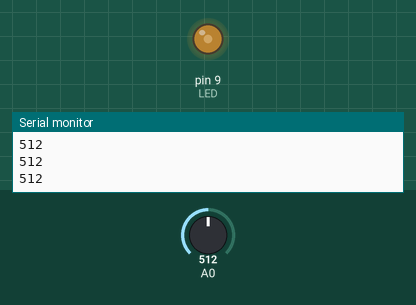
Simulated run of this sketch. Board: Arduino Uno, built with avr-gcc and run on an emulated ATmega328P. On the bench: output pins drawn as LEDs (lit = HIGH), the last lines printed to the serial monitor. The inputs (shaded band) are chosen by the test bench; at power-on: A0 = 512.

Above: at 1.2 s.
1.3 s: A0 set to 716
At 2.2 s:
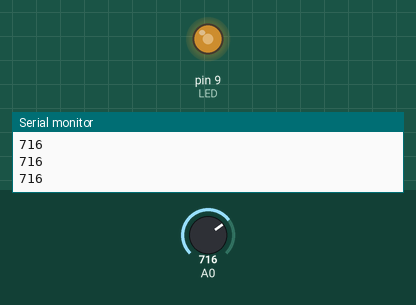
2.8 s: A0 set to 1023
At 3.5 s:
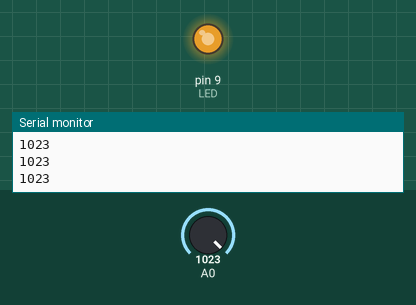
4.3 s: A0 set to 306
At 5.5 s:
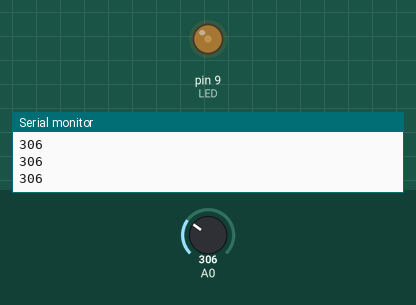
5.8 s: A0 set to 0
At 6.9 s:
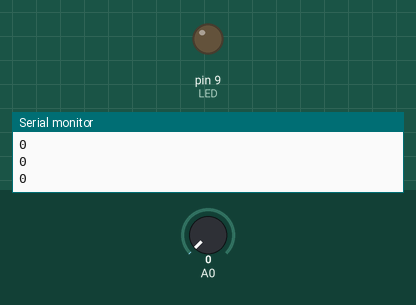
7.3 s: A0 set to 511
At 8.0 s:
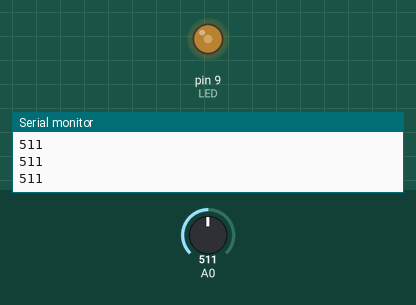
Timing chart, 0 to 9.8 s (numbered marks = the images above; inputs shaded):
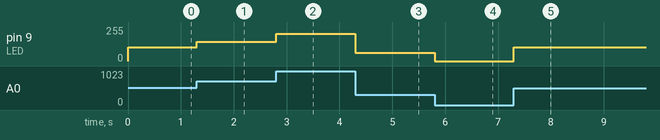

Measured:
- after the input at 1.3 s, pin 9 (LED): 102/255 → 143/255 at once
- after the input at 2.8 s, pin 9 (LED): 143/255 → 204/255 at once
- after the input at 4.3 s, pin 9 (LED): 204/255 → 61/255 at once
- after the input at 5.8 s, pin 9 (LED): 61/255 → 0/255 at once
- after the input at 7.3 s, pin 9 (LED): 0/255 → 102/255 at once

The sketch:

fade_led_analog_sensor.ino
```cpp
#define LED 9

void setup() {
  pinMode(LED, OUTPUT);
  Serial.begin(9600);
}

void loop() {
  int sensorValue = analogRead(A0);
  analogWrite(LED, (sensorValue / 5.0));

  Serial.println(sensorValue);
}
```
